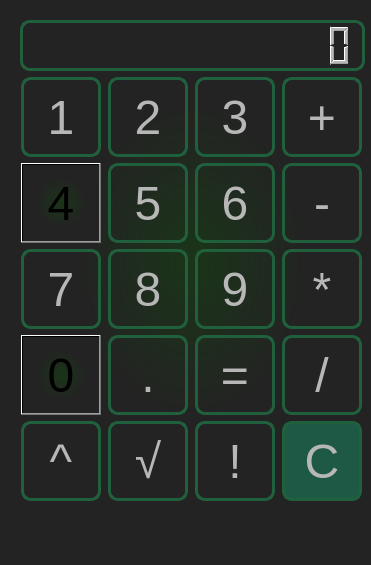
<?xml version="1.0" encoding="UTF-8"?>
<ui version="4.0">
 <class>Form</class>
 <widget class="QWidget" name="Form">
  <property name="geometry">
   <rect>
    <x>0</x>
    <y>0</y>
    <width>371</width>
    <height>565</height>
   </rect>
  </property>
  <property name="windowTitle">
   <string>Красивый калькулятор</string>
  </property>
  <property name="styleSheet">
   <string notr="true">background-color: qradialgradient(spread:pad, cx:0.5, cy:0.5, radius:0.5, fx:0.5, fy:0.5, stop:0 rgba(26, 53, 24, 255), stop:0.663158 rgba(35, 35, 35, 255));</string>
  </property>
  <widget class="QWidget" name="layoutWidget">
   <property name="geometry">
    <rect>
     <x>20</x>
     <y>20</y>
     <width>345</width>
     <height>481</height>
    </rect>
   </property>
   <layout class="QVBoxLayout" name="verticalLayout">
    <item>
     <widget class="QLCDNumber" name="table">
      <property name="enabled">
       <bool>true</bool>
      </property>
      <property name="styleSheet">
       <string notr="true">background: rgba(0,0,0,0);
border-radius: 10px;
border: 3px solid #20603D;
color: #b7b7b7;
</string>
      </property>
      <property name="digitCount">
       <number>15</number>
      </property>
     </widget>
    </item>
    <item>
     <layout class="QGridLayout" name="gridLayout">
      <item row="2" column="1">
       <widget class="QPushButton" name="btn8">
        <property name="minimumSize">
         <size>
          <width>80</width>
          <height>80</height>
         </size>
        </property>
        <property name="maximumSize">
         <size>
          <width>80</width>
          <height>80</height>
         </size>
        </property>
        <property name="font">
         <font>
          <family>Helvetica</family>
          <pointsize>36</pointsize>
         </font>
        </property>
        <property name="styleSheet">
         <string notr="true">QPushButton{
border: 3px solid #20603D;
border-radius: 10px;
background-color: none;
color: #b7b7b7;;
}
QPushButton:hover{
background-color: #1E5945;
}</string>
        </property>
        <property name="text">
         <string>8</string>
        </property>
        <attribute name="buttonGroup">
         <string notr="true">buttonGroup_digits</string>
        </attribute>
       </widget>
      </item>
      <item row="0" column="1">
       <widget class="QPushButton" name="btn2">
        <property name="minimumSize">
         <size>
          <width>80</width>
          <height>80</height>
         </size>
        </property>
        <property name="maximumSize">
         <size>
          <width>80</width>
          <height>80</height>
         </size>
        </property>
        <property name="font">
         <font>
          <family>Helvetica</family>
          <pointsize>36</pointsize>
         </font>
        </property>
        <property name="styleSheet">
         <string notr="true">QPushButton{
border: 3px solid #20603D;
border-radius: 10px;
background-color: none;
color: #b7b7b7;;
}
QPushButton:hover{
background-color: #1E5945;
}</string>
        </property>
        <property name="text">
         <string>2</string>
        </property>
        <attribute name="buttonGroup">
         <string notr="true">buttonGroup_digits</string>
        </attribute>
       </widget>
      </item>
      <item row="0" column="3">
       <widget class="QPushButton" name="btn_plus">
        <property name="minimumSize">
         <size>
          <width>80</width>
          <height>80</height>
         </size>
        </property>
        <property name="maximumSize">
         <size>
          <width>80</width>
          <height>80</height>
         </size>
        </property>
        <property name="font">
         <font>
          <family>Helvetica</family>
          <pointsize>36</pointsize>
         </font>
        </property>
        <property name="styleSheet">
         <string notr="true">QPushButton{
border: 3px solid #20603D;
border-radius: 10px;
background-color: none;
color: #b7b7b7;;
}
QPushButton:hover{
background-color: #1E5945;
}</string>
        </property>
        <property name="text">
         <string>+</string>
        </property>
        <attribute name="buttonGroup">
         <string notr="true">buttonGroup_binary</string>
        </attribute>
       </widget>
      </item>
      <item row="3" column="2">
       <widget class="QPushButton" name="btn_eq">
        <property name="minimumSize">
         <size>
          <width>80</width>
          <height>80</height>
         </size>
        </property>
        <property name="maximumSize">
         <size>
          <width>80</width>
          <height>80</height>
         </size>
        </property>
        <property name="font">
         <font>
          <family>Helvetica</family>
          <pointsize>36</pointsize>
         </font>
        </property>
        <property name="styleSheet">
         <string notr="true">QPushButton{
border: 3px solid #20603D;
border-radius: 10px;
background-color: none;
color: #b7b7b7;;
}
QPushButton:hover{
background-color: #1E5945;
}</string>
        </property>
        <property name="text">
         <string>=</string>
        </property>
       </widget>
      </item>
      <item row="3" column="0">
       <widget class="QPushButton" name="btn0">
        <property name="minimumSize">
         <size>
          <width>80</width>
          <height>80</height>
         </size>
        </property>
        <property name="maximumSize">
         <size>
          <width>80</width>
          <height>80</height>
         </size>
        </property>
        <property name="font">
         <font>
          <family>Helvetica</family>
          <pointsize>36</pointsize>
         </font>
        </property>
        <property name="styleSheet">
         <string notr="true">QPushButton{
border: 3px solid #20603D;
border-radius: 10px;
background-color: none;
color: #b7b7b7;;
}
QPushButton:hover{
background-color: #1E5945;
}\</string>
        </property>
        <property name="text">
         <string>0</string>
        </property>
        <attribute name="buttonGroup">
         <string notr="true">buttonGroup_digits</string>
        </attribute>
       </widget>
      </item>
      <item row="3" column="3">
       <widget class="QPushButton" name="btn_div">
        <property name="minimumSize">
         <size>
          <width>80</width>
          <height>80</height>
         </size>
        </property>
        <property name="maximumSize">
         <size>
          <width>80</width>
          <height>80</height>
         </size>
        </property>
        <property name="font">
         <font>
          <family>Helvetica</family>
          <pointsize>36</pointsize>
         </font>
        </property>
        <property name="styleSheet">
         <string notr="true">QPushButton{
border: 3px solid #20603D;
border-radius: 10px;
background-color: none;
color: #b7b7b7;;
}
QPushButton:hover{
background-color: #1E5945;
}</string>
        </property>
        <property name="text">
         <string>/</string>
        </property>
        <attribute name="buttonGroup">
         <string notr="true">buttonGroup_binary</string>
        </attribute>
       </widget>
      </item>
      <item row="0" column="0">
       <widget class="QPushButton" name="btn1">
        <property name="minimumSize">
         <size>
          <width>80</width>
          <height>80</height>
         </size>
        </property>
        <property name="maximumSize">
         <size>
          <width>80</width>
          <height>80</height>
         </size>
        </property>
        <property name="font">
         <font>
          <family>Helvetica</family>
          <pointsize>36</pointsize>
         </font>
        </property>
        <property name="styleSheet">
         <string notr="true">QPushButton{
border: 3px solid #20603D;
border-radius: 10px;
background-color: none;
color: #b7b7b7;;
}
QPushButton:hover{
background-color: #1E5945;
}</string>
        </property>
        <property name="text">
         <string>1</string>
        </property>
        <attribute name="buttonGroup">
         <string notr="true">buttonGroup_digits</string>
        </attribute>
       </widget>
      </item>
      <item row="2" column="2">
       <widget class="QPushButton" name="btn9">
        <property name="minimumSize">
         <size>
          <width>80</width>
          <height>80</height>
         </size>
        </property>
        <property name="maximumSize">
         <size>
          <width>80</width>
          <height>80</height>
         </size>
        </property>
        <property name="font">
         <font>
          <family>Helvetica</family>
          <pointsize>36</pointsize>
         </font>
        </property>
        <property name="styleSheet">
         <string notr="true">QPushButton{
border: 3px solid #20603D;
border-radius: 10px;
background-color: none;
color: #b7b7b7;;
}
QPushButton:hover{
background-color: #1E5945;
}</string>
        </property>
        <property name="text">
         <string>9</string>
        </property>
        <attribute name="buttonGroup">
         <string notr="true">buttonGroup_digits</string>
        </attribute>
       </widget>
      </item>
      <item row="3" column="1">
       <widget class="QPushButton" name="btn_dot">
        <property name="minimumSize">
         <size>
          <width>80</width>
          <height>80</height>
         </size>
        </property>
        <property name="maximumSize">
         <size>
          <width>80</width>
          <height>80</height>
         </size>
        </property>
        <property name="font">
         <font>
          <family>Helvetica</family>
          <pointsize>36</pointsize>
         </font>
        </property>
        <property name="styleSheet">
         <string notr="true">QPushButton{
border: 3px solid #20603D;
border-radius: 10px;
background-color: none;
color: #b7b7b7;;
}
QPushButton:hover{
background-color: #1E5945;
}</string>
        </property>
        <property name="text">
         <string>.</string>
        </property>
       </widget>
      </item>
      <item row="0" column="2">
       <widget class="QPushButton" name="btn3">
        <property name="minimumSize">
         <size>
          <width>80</width>
          <height>80</height>
         </size>
        </property>
        <property name="maximumSize">
         <size>
          <width>80</width>
          <height>80</height>
         </size>
        </property>
        <property name="font">
         <font>
          <family>Helvetica</family>
          <pointsize>36</pointsize>
         </font>
        </property>
        <property name="styleSheet">
         <string notr="true">QPushButton{
border: 3px solid #20603D;
border-radius: 10px;
background-color: none;
color: #b7b7b7;;
}
QPushButton:hover{
background-color: #1E5945;
}</string>
        </property>
        <property name="text">
         <string>3</string>
        </property>
        <attribute name="buttonGroup">
         <string notr="true">buttonGroup_digits</string>
        </attribute>
       </widget>
      </item>
      <item row="1" column="0">
       <widget class="QPushButton" name="btn4">
        <property name="minimumSize">
         <size>
          <width>80</width>
          <height>80</height>
         </size>
        </property>
        <property name="maximumSize">
         <size>
          <width>80</width>
          <height>80</height>
         </size>
        </property>
        <property name="font">
         <font>
          <family>Helvetica</family>
          <pointsize>36</pointsize>
         </font>
        </property>
        <property name="styleSheet">
         <string notr="true">QPushButton{
border: 3px solid #20603D;
border-radius: 10px;
background-color: none;
color: #b7b7b7;;
}
QPushButton:hover{
background-color: #1E5945;
}\</string>
        </property>
        <property name="text">
         <string>4</string>
        </property>
        <attribute name="buttonGroup">
         <string notr="true">buttonGroup_digits</string>
        </attribute>
       </widget>
      </item>
      <item row="1" column="1">
       <widget class="QPushButton" name="btn5">
        <property name="minimumSize">
         <size>
          <width>80</width>
          <height>80</height>
         </size>
        </property>
        <property name="maximumSize">
         <size>
          <width>80</width>
          <height>80</height>
         </size>
        </property>
        <property name="font">
         <font>
          <family>Helvetica</family>
          <pointsize>36</pointsize>
         </font>
        </property>
        <property name="styleSheet">
         <string notr="true">QPushButton{
border: 3px solid #20603D;
border-radius: 10px;
background-color: none;
color: #b7b7b7;;
}
QPushButton:hover{
background-color: #1E5945;
}</string>
        </property>
        <property name="text">
         <string>5</string>
        </property>
        <attribute name="buttonGroup">
         <string notr="true">buttonGroup_digits</string>
        </attribute>
       </widget>
      </item>
      <item row="2" column="0">
       <widget class="QPushButton" name="btn7">
        <property name="minimumSize">
         <size>
          <width>80</width>
          <height>80</height>
         </size>
        </property>
        <property name="maximumSize">
         <size>
          <width>80</width>
          <height>80</height>
         </size>
        </property>
        <property name="font">
         <font>
          <family>Helvetica</family>
          <pointsize>36</pointsize>
         </font>
        </property>
        <property name="styleSheet">
         <string notr="true">QPushButton{
border: 3px solid #20603D;
border-radius: 10px;
background-color: none;
color: #b7b7b7;;
}
QPushButton:hover{
background-color: #1E5945;
}</string>
        </property>
        <property name="text">
         <string>7</string>
        </property>
        <attribute name="buttonGroup">
         <string notr="true">buttonGroup_digits</string>
        </attribute>
       </widget>
      </item>
      <item row="1" column="2">
       <widget class="QPushButton" name="btn6">
        <property name="minimumSize">
         <size>
          <width>80</width>
          <height>80</height>
         </size>
        </property>
        <property name="maximumSize">
         <size>
          <width>80</width>
          <height>80</height>
         </size>
        </property>
        <property name="font">
         <font>
          <family>Helvetica</family>
          <pointsize>36</pointsize>
         </font>
        </property>
        <property name="styleSheet">
         <string notr="true">QPushButton{
border: 3px solid #20603D;
border-radius: 10px;
background-color: none;
color: #b7b7b7;;
}
QPushButton:hover{
background-color: #1E5945;
}</string>
        </property>
        <property name="text">
         <string>6</string>
        </property>
        <attribute name="buttonGroup">
         <string notr="true">buttonGroup_digits</string>
        </attribute>
       </widget>
      </item>
      <item row="1" column="3">
       <widget class="QPushButton" name="btn_minus">
        <property name="minimumSize">
         <size>
          <width>80</width>
          <height>80</height>
         </size>
        </property>
        <property name="maximumSize">
         <size>
          <width>80</width>
          <height>80</height>
         </size>
        </property>
        <property name="font">
         <font>
          <family>Helvetica</family>
          <pointsize>36</pointsize>
         </font>
        </property>
        <property name="styleSheet">
         <string notr="true">QPushButton{
border: 3px solid #20603D;
border-radius: 10px;
background-color: none;
color: #b7b7b7;;
}
QPushButton:hover{
background-color: #1E5945;
}</string>
        </property>
        <property name="text">
         <string>-</string>
        </property>
        <attribute name="buttonGroup">
         <string notr="true">buttonGroup_binary</string>
        </attribute>
       </widget>
      </item>
      <item row="2" column="3">
       <widget class="QPushButton" name="btn_mult">
        <property name="minimumSize">
         <size>
          <width>80</width>
          <height>80</height>
         </size>
        </property>
        <property name="maximumSize">
         <size>
          <width>80</width>
          <height>80</height>
         </size>
        </property>
        <property name="font">
         <font>
          <family>Helvetica</family>
          <pointsize>36</pointsize>
         </font>
        </property>
        <property name="styleSheet">
         <string notr="true">QPushButton{
border: 3px solid #20603D;
border-radius: 10px;
background-color: none;
color: #b7b7b7;;
}
QPushButton:hover{
background-color: #1E5945;
}</string>
        </property>
        <property name="text">
         <string>*</string>
        </property>
        <attribute name="buttonGroup">
         <string notr="true">buttonGroup_binary</string>
        </attribute>
       </widget>
      </item>
      <item row="4" column="0">
       <widget class="QPushButton" name="btn_pow">
        <property name="minimumSize">
         <size>
          <width>80</width>
          <height>80</height>
         </size>
        </property>
        <property name="maximumSize">
         <size>
          <width>80</width>
          <height>80</height>
         </size>
        </property>
        <property name="font">
         <font>
          <family>Helvetica</family>
          <pointsize>36</pointsize>
         </font>
        </property>
        <property name="styleSheet">
         <string notr="true">QPushButton{
border: 3px solid #20603D;
border-radius: 10px;
background-color: none;
color: #b7b7b7;;
}
QPushButton:hover{
background-color: #1E5945;
}</string>
        </property>
        <property name="text">
         <string>^</string>
        </property>
        <attribute name="buttonGroup">
         <string notr="true">buttonGroup_binary</string>
        </attribute>
       </widget>
      </item>
      <item row="4" column="1">
       <widget class="QPushButton" name="btn_sqrt">
        <property name="minimumSize">
         <size>
          <width>80</width>
          <height>80</height>
         </size>
        </property>
        <property name="maximumSize">
         <size>
          <width>80</width>
          <height>80</height>
         </size>
        </property>
        <property name="font">
         <font>
          <family>Helvetica</family>
          <pointsize>36</pointsize>
         </font>
        </property>
        <property name="styleSheet">
         <string notr="true">QPushButton{
border: 3px solid #20603D;
border-radius: 10px;
background-color: none;
color: #b7b7b7;;
}
QPushButton:hover{
background-color: #1E5945;
}</string>
        </property>
        <property name="text">
         <string>√</string>
        </property>
       </widget>
      </item>
      <item row="4" column="2">
       <widget class="QPushButton" name="btn_fact">
        <property name="minimumSize">
         <size>
          <width>80</width>
          <height>80</height>
         </size>
        </property>
        <property name="maximumSize">
         <size>
          <width>80</width>
          <height>80</height>
         </size>
        </property>
        <property name="font">
         <font>
          <family>Helvetica</family>
          <pointsize>36</pointsize>
         </font>
        </property>
        <property name="styleSheet">
         <string notr="true">QPushButton{
border: 3px solid #20603D;
border-radius: 10px;
background-color: none;
color: #b7b7b7;;
}
QPushButton:hover{
background-color: #1E5945;
}</string>
        </property>
        <property name="text">
         <string>!</string>
        </property>
       </widget>
      </item>
      <item row="4" column="3">
       <widget class="QPushButton" name="btn_clear">
        <property name="minimumSize">
         <size>
          <width>80</width>
          <height>80</height>
         </size>
        </property>
        <property name="maximumSize">
         <size>
          <width>80</width>
          <height>80</height>
         </size>
        </property>
        <property name="font">
         <font>
          <family>Helvetica</family>
          <pointsize>36</pointsize>
         </font>
        </property>
        <property name="styleSheet">
         <string notr="true">QPushButton{
border: 3px solid #20603D;
border-radius: 10px;
background-color: #1E5945;
color: #b7b7b7;
}
QPushButton:hover{
background-color: #20603D;
}</string>
        </property>
        <property name="text">
         <string>С</string>
        </property>
       </widget>
      </item>
     </layout>
    </item>
   </layout>
  </widget>
 </widget>
 <resources/>
 <connections/>
 <buttongroups>
  <buttongroup name="buttonGroup_binary"/>
  <buttongroup name="buttonGroup_digits"/>
 </buttongroups>
</ui>
